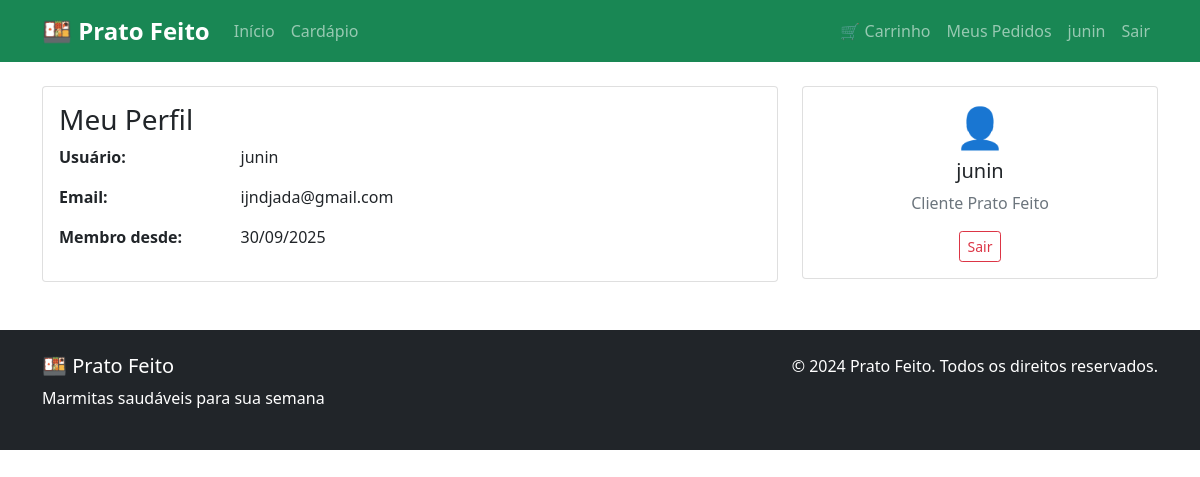
The app's page /perfil (signed in) with its own data.
### atividade_eudoxia-main/app.py (models this page shows)
class User(UserMixin, db.Model):
    id = db.Column(db.Integer, primary_key=True)
    username = db.Column(db.String(80), unique=True, nullable=False)
    email = db.Column(db.String(120), unique=True, nullable=False)
    password = db.Column(db.String(200), nullable=False)
    endereco = db.Column(db.String(200))
    telefone = db.Column(db.String(20))
    created_at = db.Column(db.DateTime, default=datetime.utcnow)

### atividade_eudoxia-main/app.py (the view)
@app.route('/perfil')
@login_required
def perfil():
    return render_template('perfil.html')

### atividade_eudoxia-main/app.py (called while the page is built)
@login_manager.user_loader
def load_user(user_id):
    return User.query.get(int(user_id))

### atividade_eudoxia-main/templates/perfil.html
{% extends "base.html" %}
{% block content %}
<div class="row">
    <div class="col-md-8">
        <div class="card">
            <div class="card-body">
                <h3 class="card-title">Meu Perfil</h3>
                <div class="row mb-3">
                    <div class="col-sm-3"><strong>Usuário:</strong></div>
                    <div class="col-sm-9">{{ current_user.username }}</div>
                </div>
                <div class="row mb-3">
                    <div class="col-sm-3"><strong>Email:</strong></div>
                    <div class="col-sm-9">{{ current_user.email }}</div>
                </div>
                <div class="row mb-3">
                    <div class="col-sm-3"><strong>Membro desde:</strong></div>
                    <div class="col-sm-9">{{ current_user.created_at.strftime('%d/%m/%Y') }}</div>
                </div>
            </div>
        </div>
    </div>
    <div class="col-md-4">
        <div class="card">
            <div class="card-body text-center">
                <div class="h1">👤</div>
                <h5>{{ current_user.username }}</h5>
                <p class="text-muted">Cliente Prato Feito</p>
                <a href="{{ url_for('logout') }}" class="btn btn-outline-danger btn-sm">Sair</a>
            </div>
        </div>
    </div>
</div>
{% endblock %}

### atividade_eudoxia-main/templates/base.html (shortened to what this page needs)
<!DOCTYPE html>
<html lang="pt-br">
<head>
    <link href="https://cdn.jsdelivr.net/npm/bootstrap@5.1.3/dist/css/bootstrap.min.css" rel="stylesheet">
    <link rel="stylesheet" href="{{ url_for('static', filename='style.css') }}">
</head>
<body>
    <nav class="navbar navbar-expand-lg navbar-dark bg-success">
        <div class="container">
            <a class="navbar-brand fw-bold" href="{{ url_for('index') }}">
                🍱 Prato Feito
            </a>
            <div class="collapse navbar-collapse" id="navbarNav">
                <ul class="navbar-nav me-auto">
                    <li class="nav-item">
                        <a class="nav-link" href="{{ url_for('index') }}">Início</a>
                    </li>
                    <li class="nav-item">
                        <a class="nav-link" href="{{ url_for('cardapio') }}">Cardápio</a>
                    </li>
                </ul>
                <ul class="navbar-nav">
                    {% if current_user.is_authenticated %}
                        <li class="nav-item">
                            <a class="nav-link" href="{{ url_for('carrinho') }}">🛒 Carrinho</a>
                        </li>
                        <li class="nav-item">
                            <a class="nav-link" href="{{ url_for('pedidos') }}">Meus Pedidos</a>
                        </li>
                        <li class="nav-item">
                            <a class="nav-link" href="{{ url_for('perfil') }}">{{ current_user.username }}</a>
                        </li>
                        <li class="nav-item">
                            <a class="nav-link" href="{{ url_for('logout') }}">Sair</a>
                        </li>
                    {% endif %}
                </ul>
            </div>
        </div>
    </nav>
    <main class="container my-4">
        {% block content %}{% endblock %}
    </main>
    <footer class="bg-dark text-white mt-5">
        <div class="container py-4">
            <div class="row">
                <div class="col-md-6">
                    <h5>🍱 Prato Feito</h5>
                    <p>Marmitas saudáveis para sua semana</p>
                </div>
                <div class="col-md-6 text-end">
                    <p>&copy; 2024 Prato Feito. Todos os direitos reservados.</p>
                </div>
            </div>
        </div>
    </footer>
</body>
</html>

### atividade_eudoxia-main/templates/style.css (style rules this page uses)
.card { transition: transform 0.2s; }
.navbar-brand { font-size: 1.5rem; }
.bg-success { background-color: #198754 !important; }

### records on screen
User: username "junin", email "ijndjada@gmail.com", created_at "30/09/2025"
